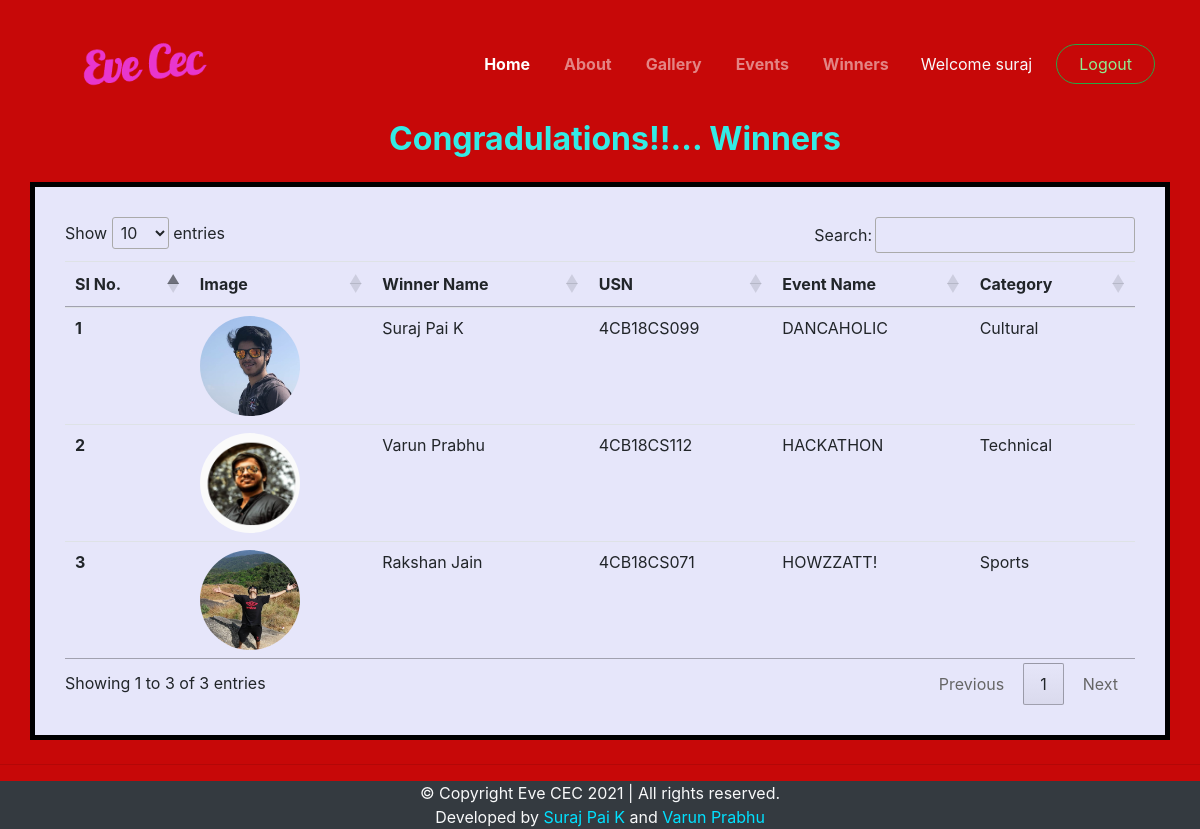
/winner.php (signed in), run on the app's committed database.
### tables this page shows
CREATE TABLE `winner` ( 
  `si` INT NOT NULL AUTO_INCREMENT UNIQUE KEY ,  
  `image_id` INT NOT NULL ,  
  `stud_name` VARCHAR(30) NOT NULL ,  
  `usn` VARCHAR(11) NOT NULL ,  
  `eve_name` VARCHAR(50) NOT NULL ,  
  `category` VARCHAR(30) NOT NULL ,  
  `timestrap` DATETIME NOT NULL DEFAULT CURRENT_TIMESTAMP,
   FOREIGN KEY(usn) REFERENCES users(usn) ON DELETE CASCADE
);

### winner_table.php (the view, shortened to what this page needs)
<?php
    include 'partials/dbconnect.php';
?>
<!DOCTYPE html>
<html lang="en">
<head>
    <link rel="stylesheet" href="https://stackpath.bootstrapcdn.com/bootstrap/4.4.1/css/bootstrap.min.css"
>
    <link rel="stylesheet" href="//cdn.datatables.net/1.10.20/css/jquery.dataTables.min.css">
    <link rel="stylesheet" href="https://cdnjs.cloudflare.com/ajax/libs/animate.css/4.1.1/animate.min.css" />
    <link rel="stylesheet" href="swiper.min.css">
    <link rel="stylesheet" href="style.css">
</head>
<body style="background-color: #c70808;">
    <h2 class="text-center" style="padding:80px 0 0 30px;color:#34ebe5;font-weight:bold;">Congradulations!!... Winners</h2>
    <div class="container my-4" style="background-color:#E6E6FA;padding:30px;border:5px solid black;">
        <table class="table" id="myTable">
            <thead>
                <tr>
                    <th scope="col">SI No.</th>
                    <th scope="col">Image</th>
                    <th scope="col">Winner Name</th>
                    <th scope="col">USN</th>
                    <th scope="col">Event Name</th>
                    <th scope="col">Category</th>
                </tr>
            </thead>
            <tbody>
                <?php
        $sql="SELECT * FROM `winner`";
        $result=mysqli_query($conn,$sql);
        $sno=0;
        while($row=mysqli_fetch_assoc($result)){
          $sno+=1;
          echo "<tr>
            <th scope='row'>".$sno."</th>
            <td><img src='Images/Winners/winner-".$row['image_id'].".jpg' alt='image' style='width:100px;height:100px;border-radius:50%;'></td>
            <td>".$row['stud_name']."</td>
            <td>".$row['usn']."</td>
            <td>".$row['eve_name']."</td>
            <td>".$row['category']."</td>";
            echo "</td>
            </tr>";
        }
      ?>
            </tbody>
        </table>
    </div>
    <hr>
</body>
</html>

### style.css (style rules this page uses)
* { margin:0; padding:0; }
html { scroll-behavior: smooth; }

### data on the page
winner: shows a picture, stud_name "Suraj Pai K", usn "4CB18CS099", eve_name "DANCAHOLIC", category "Cultural"
winner: shows a picture, stud_name "Varun Prabhu", usn "4CB18CS112", eve_name "HACKATHON", category "Technical"
winner: shows a picture, stud_name "Rakshan Jain", usn "4CB18CS071", eve_name "HOWZZATT!", category "Sports"

### other printed values
$_SESSION['uname'] "suraj"
